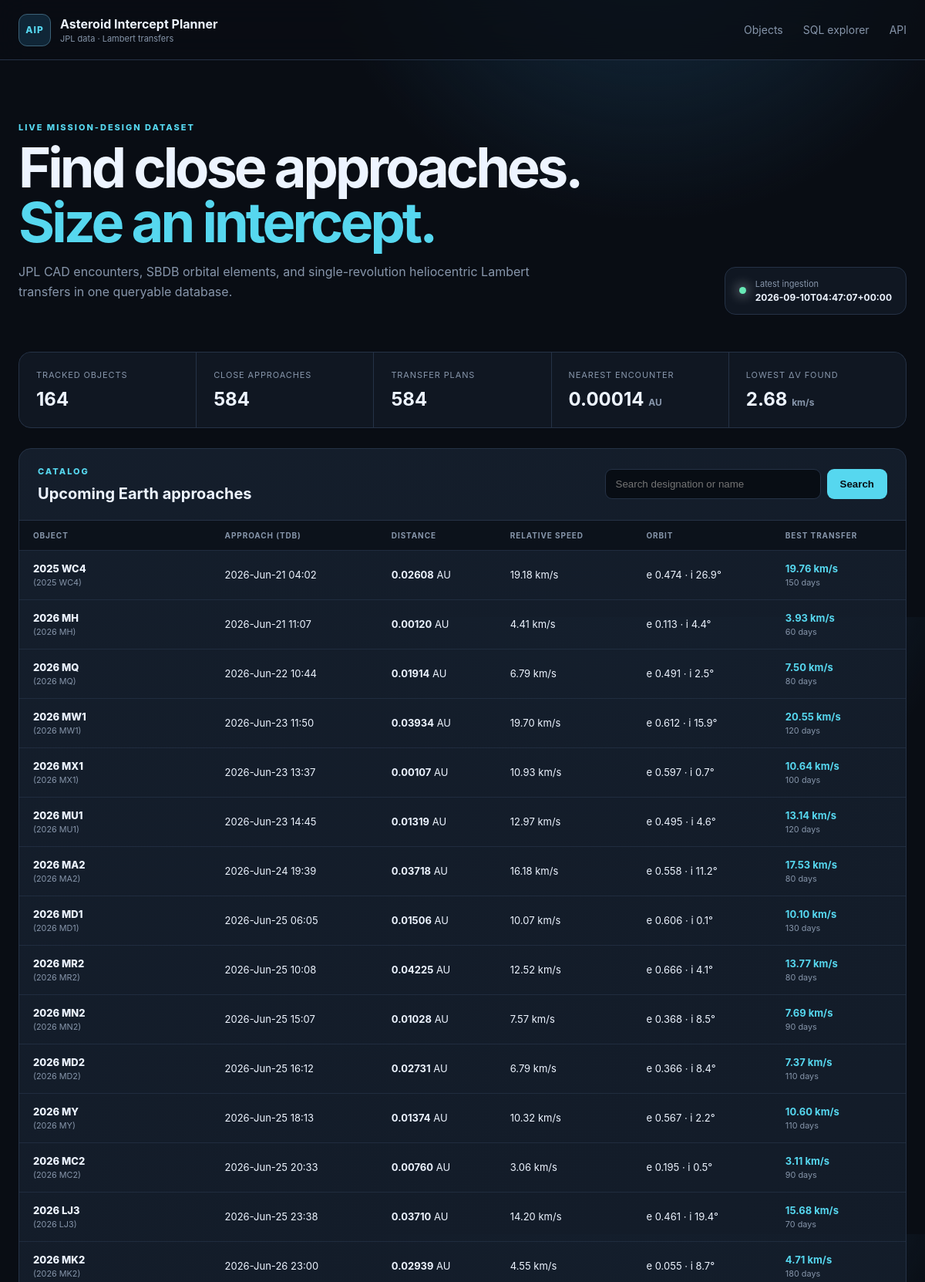
The page / (upper part) on the database its author committed.
### tables this page shows
CREATE TABLE ingestion_runs (
    run_id INTEGER PRIMARY KEY AUTOINCREMENT,
    started_at TEXT NOT NULL,
    finished_at TEXT,
    status TEXT NOT NULL CHECK (status IN ('running', 'success', 'failed')),
    source TEXT NOT NULL,
    query_json TEXT NOT NULL,
    object_count INTEGER NOT NULL DEFAULT 0,
    error_message TEXT
);

CREATE TABLE intercept_plans (
    plan_id INTEGER PRIMARY KEY AUTOINCREMENT,
    approach_id INTEGER NOT NULL REFERENCES close_approaches(approach_id) ON DELETE CASCADE,
    method TEXT NOT NULL,
    departure_jd_tdb REAL NOT NULL,
    arrival_jd_tdb REAL NOT NULL,
    tof_days REAL NOT NULL,
    departure_dv_kms REAL NOT NULL,
    arrival_dv_kms REAL NOT NULL,
    total_dv_kms REAL NOT NULL,
    c3_km2_s2 REAL,
    leo_departure_dv_kms REAL,
    polyline_json TEXT,
    computed_at TEXT NOT NULL, capture_dv_kms REAL, stable_final_orbit INTEGER, capture_json TEXT,
    UNIQUE (approach_id, method)
);

CREATE TABLE asteroids (
    designation TEXT PRIMARY KEY,
    fullname TEXT,
    absolute_magnitude_h REAL,
    diameter_km REAL,
    first_seen_at TEXT NOT NULL,
    updated_at TEXT NOT NULL
);

CREATE TABLE close_approaches (
    approach_id INTEGER PRIMARY KEY AUTOINCREMENT,
    designation TEXT NOT NULL REFERENCES asteroids(designation) ON DELETE CASCADE,
    body TEXT NOT NULL DEFAULT 'Earth',
    close_approach_jd_tdb REAL NOT NULL,
    close_approach_text TEXT,
    distance_au REAL NOT NULL,
    distance_min_au REAL,
    distance_max_au REAL,
    relative_velocity_kms REAL,
    hyperbolic_excess_velocity_kms REAL,
    time_uncertainty TEXT,
    ingested_at TEXT NOT NULL,
    UNIQUE (designation, body, close_approach_jd_tdb)
);

CREATE TABLE orbital_elements (
    designation TEXT PRIMARY KEY REFERENCES asteroids(designation) ON DELETE CASCADE,
    epoch_jd_tdb REAL,
    semi_major_axis_au REAL NOT NULL,
    eccentricity REAL NOT NULL,
    inclination_deg REAL NOT NULL,
    raan_deg REAL NOT NULL,
    arg_periapsis_deg REAL NOT NULL,
    mean_anomaly_deg REAL,
    perihelion_time_jd_tdb REAL,
    perihelion_distance_au REAL,
    aphelion_distance_au REAL,
    orbital_period_days REAL,
    earth_moid_au REAL,
    condition_code TEXT,
    orbit_id TEXT,
    source TEXT NOT NULL,
    updated_at TEXT NOT NULL
);

### app/web.py (the view)
    @application.route("/")
    def index():
        search = request.args.get("q", "").strip()
        sort = request.args.get("sort", "date")
        order = request.args.get("order", "asc")
        return render_template(
            "index.html",
            rows=list_asteroids(search, sort, order, path=settings.database_path),
            stats=dashboard_stats(settings.database_path),
            latest_run=latest_ingestion(settings.database_path),
            search=search,
            sort=sort,
            order=order,
        )

### app/database.py (called while the page is built, shortened)
def _dict_row(cursor: sqlite3.Cursor, row: tuple[Any, ...]) -> dict[str, Any]:
    return {column[0]: row[index] for index, column in enumerate(cursor.description)}

@contextmanager
def connect(path: Path | None = None) -> Iterator[sqlite3.Connection]:
    database_path = Path(path or get_settings().database_path)
    database_path.parent.mkdir(parents=True, exist_ok=True)
    connection = sqlite3.connect(database_path, timeout=30)
    connection.row_factory = _dict_row
    connection.execute("PRAGMA foreign_keys = ON")
    connection.execute("PRAGMA busy_timeout = 30000")
    try:
        yield connection
    finally:
        connection.close()

def initialize_database(path: Path | None = None) -> Path:
    database_path = Path(path or get_settings().database_path)
    schema = Path(__file__).with_name("schema.sql").read_text(encoding="utf-8")
    with connect(database_path) as connection:
        schema_version = int(connection.execute("PRAGMA user_version").fetchone()["user_version"])
        if schema_version < 2:
            connection.executescript(schema)
            connection.commit()
    return database_path

def fetch_all(
    query: str, params: Sequence[Any] = (), path: Path | None = None
) -> list[dict[str, Any]]:
    initialize_database(path)
    with connect(path) as connection:
        return connection.execute(query, params).fetchall()

def fetch_one(
    query: str, params: Sequence[Any] = (), path: Path | None = None
) -> dict[str, Any] | None:
    rows = fetch_all(query, params, path)
    return rows[0] if rows else None

def dashboard_stats(path: Path | None = None) -> dict[str, Any]:
    return (
        fetch_one(
            """
        SELECT
          (SELECT COUNT(*) FROM asteroids) AS asteroid_count,
          (SELECT COUNT(*) FROM close_approaches) AS approach_count,
          (SELECT COUNT(*) FROM intercept_plans) AS plan_count,
          (SELECT MIN(distance_au) FROM close_approaches) AS nearest_distance_au,
          (SELECT MIN(total_dv_kms) FROM intercept_plans) AS lowest_total_dv_kms
        """,
            path=path,
        )
        or {}
    )

def latest_ingestion(path: Path | None = None) -> dict[str, Any] | None:
    return fetch_one("SELECT * FROM ingestion_runs ORDER BY run_id DESC LIMIT 1", path=path)

### app/templates/index.html (shortened to what this page needs)
{% extends "base.html" %}
{% block content %}
<section class="hero">
  <div>
    <p class="eyebrow">LIVE MISSION-DESIGN DATASET</p>
    <h1>Find close approaches.<br><span>Size an intercept.</span></h1>
    <p>JPL CAD encounters, SBDB orbital elements, and single-revolution heliocentric Lambert transfers in one queryable database.</p>
  </div>
  <div class="run-status">
    <span class="status-dot {{ 'ok' if latest_run and latest_run.status == 'success' else '' }}"></span>
    <div><small>Latest ingestion</small><strong>{{ latest_run.finished_at if latest_run else 'No run recorded' }}</strong></div>
  </div>
</section>
<section class="metrics">
  <article><small>Tracked objects</small><strong>{{ stats.asteroid_count or 0 }}</strong></article>
  <article><small>Close approaches</small><strong>{{ stats.approach_count or 0 }}</strong></article>
  <article><small>Transfer plans</small><strong>{{ stats.plan_count or 0 }}</strong></article>
  <article><small>Nearest encounter</small><strong>{{ stats.nearest_distance_au|number(5) }} <em>AU</em></strong></article>
  <article><small>Lowest Δv found</small><strong>{{ stats.lowest_total_dv_kms|number(2) }} <em>km/s</em></strong></article>
</section>
<section class="panel">
  <div class="panel-header">
    <div><p class="eyebrow">CATALOG</p><h2>Upcoming Earth approaches</h2></div>
    <form class="search" method="get">
      <input type="search" name="q" value="{{ search }}" placeholder="Search designation or name">
      <button>Search</button>
    </form>
  </div>
  <div class="table-wrap">
    <table>
      <thead><tr>
        <th>Object</th><th>Approach (TDB)</th><th>Distance</th><th>Relative speed</th>
        <th>Orbit</th><th>Best transfer</th>
      </tr></thead>
      <tbody>
      {% for row in rows %}
        <tr>
          <td><a class="object-link" href="{{ url_for('asteroid_detail', designation=row.designation) }}">{{ row.designation }}</a><small>{{ row.fullname or '' }}</small></td>
          <td>{{ row.close_approach_text or row.close_approach_jd_tdb|number(2) }}</td>
          <td><strong>{{ row.distance_au|number(5) }}</strong> AU</td>
          <td>{{ row.relative_velocity_kms|number(2) }} km/s</td>
          <td>e {{ row.eccentricity|number(3) }} · i {{ row.inclination_deg|number(1) }}°</td>
          <td>{% if row.total_dv_kms is not none %}<strong class="accent">{{ row.total_dv_kms|number(2) }} km/s</strong><small>{{ row.tof_days|number(0) }} days</small>{% else %}<span class="muted">No feasible grid solution</span>{% endif %}</td>
        </tr>
      {% else %}
        <tr><td class="empty" colspan="6">The database is empty. Run <code>python -m app.ingest</code> to populate it.</td></tr>
      {% endfor %}
      </tbody>
    </table>
  </div>
</section>
{% endblock %}

### app/static/style.css (style rules this page uses)
:root { --bg:#090d14;--surface:#101722;--surface-2:#151f2d;--line:#253246;--text:#edf4ff;--muted:#8796ab;--cyan:#56d7ef;--green:#67e8b5;--orange:#ffad66;--max:1440px;font-family:Inter,ui-sans-serif,system-ui,-apple-system,BlinkMacSystemFont,"Segoe UI",sans-serif;color-scheme:dark }
* { box-sizing:border-box }
body { margin:0;background:radial-gradient(circle at 70% -20%,#16334a 0,transparent 35%),var(--bg);color:var(--text);min-height:100vh }
.hero { display:flex;justify-content:space-between;align-items:flex-end;padding:38px 0 48px }
.eyebrow { font-size:11px;letter-spacing:.18em;color:var(--cyan);font-weight:800;margin:0 0 10px }
.hero h1,.detail-hero h1 { font-size:clamp(42px,6vw,82px);line-height:.98;margin:0;letter-spacing:-.055em }
.hero h1 span { color:var(--cyan) }
.hero>div>p:last-child,.detail-hero>p:last-child { color:var(--muted);max-width:680px;line-height:1.65 }
.run-status { display:flex;align-items:center;gap:12px;padding:14px 18px;border:1px solid var(--line);border-radius:14px;background:var(--surface) }
.run-status small,.run-status strong { display:block }
.run-status small { color:var(--muted);font-size:11px }
.run-status strong { font-size:12px;margin-top:3px }
.status-dot { width:9px;height:9px;border-radius:50%;background:var(--orange);box-shadow:0 0 16px currentColor }
.status-dot.ok { background:var(--green) }
.metrics { display:grid;grid-template-columns:repeat(5,1fr);gap:1px;background:var(--line);border:1px solid var(--line);border-radius:16px;overflow:hidden;margin-bottom:26px }
.metrics article { background:var(--surface);padding:22px }
.metrics small { display:block;color:var(--muted);font-size:11px;text-transform:uppercase;letter-spacing:.08em }
.metrics strong { display:block;font-size:24px;margin-top:10px }
.metrics em { font-size:12px;color:var(--muted);font-style:normal }
.panel { border:1px solid var(--line);background:linear-gradient(145deg,rgba(21,31,45,.93),rgba(12,18,28,.93));border-radius:16px;overflow:hidden }
.panel-header { padding:22px 24px;border-bottom:1px solid var(--line);display:flex;align-items:center;justify-content:space-between;gap:24px }
.panel-header h2,.note-card h2,.table-list h2 { margin:0;font-size:20px }
.search { display:flex;gap:8px }
input,textarea { background:#080d14;border:1px solid var(--line);color:var(--text);border-radius:9px;padding:11px 13px }
input { min-width:280px }
button,.button { background:var(--cyan);border:0;color:#071015;border-radius:9px;padding:11px 17px;font-weight:800;cursor:pointer;text-decoration:none;display:inline-block }
.table-wrap { overflow:auto }
table { width:100%;border-collapse:collapse;font-size:13px }
th { text-align:left;color:var(--muted);font-size:10px;text-transform:uppercase;letter-spacing:.09em;padding:13px 18px;background:#0c121b;white-space:nowrap }
td { border-top:1px solid rgba(37,50,70,.75);padding:15px 18px;white-space:nowrap }
td small { display:block;color:var(--muted);margin-top:4px }
.object-link { color:var(--text);font-weight:800;text-decoration:none }
.object-link:hover,.accent { color:var(--cyan) }

### rows shown on the page
ingestion_runs: finished_at "2026-09-10T04:47:07+00:00"
intercept_plans: designation "2025 WC4", fullname "(2025 WC4)", close_approach_text "2026-Jun-21 04:02", distance_au|number "0.02608", relative_velocity_kms|number "19.18", eccentricity|number "0.474", inclination_deg|number "26.9", total_dv_kms|number "19.76", tof_days|number "150"
intercept_plans: designation "2026 MH", fullname "(2026 MH)", close_approach_text "2026-Jun-21 11:07", distance_au|number "0.00120", relative_velocity_kms|number "4.41", eccentricity|number "0.113", inclination_deg|number "4.4", total_dv_kms|number "3.93", tof_days|number "60"
intercept_plans: designation "2026 MQ", fullname "(2026 MQ)", close_approach_text "2026-Jun-22 10:44", distance_au|number "0.01914", relative_velocity_kms|number "6.79", eccentricity|number "0.491", inclination_deg|number "2.5", total_dv_kms|number "7.50", tof_days|number "80"
intercept_plans: designation "2026 MW1", fullname "(2026 MW1)", close_approach_text "2026-Jun-23 11:50", distance_au|number "0.03934", relative_velocity_kms|number "19.70", eccentricity|number "0.612", inclination_deg|number "15.9", total_dv_kms|number "20.55", tof_days|number "120"
intercept_plans: designation "2026 MX1", fullname "(2026 MX1)", close_approach_text "2026-Jun-23 13:37", distance_au|number "0.00107", relative_velocity_kms|number "10.93", eccentricity|number "0.597", inclination_deg|number "0.7", total_dv_kms|number "10.64", tof_days|number "100"
intercept_plans: designation "2026 MU1", fullname "(2026 MU1)", close_approach_text "2026-Jun-23 14:45", distance_au|number "0.01319", relative_velocity_kms|number "12.97", eccentricity|number "0.495", inclination_deg|number "4.6", total_dv_kms|number "13.14", tof_days|number "120"
intercept_plans: designation "2026 MA2", fullname "(2026 MA2)", close_approach_text "2026-Jun-24 19:39", distance_au|number "0.03718", relative_velocity_kms|number "16.18", eccentricity|number "0.558", inclination_deg|number "11.2", total_dv_kms|number "17.53", tof_days|number "80"
intercept_plans: designation "2026 MD1", fullname "(2026 MD1)", close_approach_text "2026-Jun-25 06:05", distance_au|number "0.01506", relative_velocity_kms|number "10.07", eccentricity|number "0.606", inclination_deg|number "0.1", total_dv_kms|number "10.10", tof_days|number "130"
intercept_plans: designation "2026 MR2", fullname "(2026 MR2)", close_approach_text "2026-Jun-25 10:08", distance_au|number "0.04225", relative_velocity_kms|number "12.52", eccentricity|number "0.666", inclination_deg|number "4.1", total_dv_kms|number "13.77", tof_days|number "80"
intercept_plans: designation "2026 MN2", fullname "(2026 MN2)", close_approach_text "2026-Jun-25 15:07", distance_au|number "0.01028", relative_velocity_kms|number "7.57", eccentricity|number "0.368", inclination_deg|number "8.5", total_dv_kms|number "7.69", tof_days|number "90"
intercept_plans: designation "2026 MD2", fullname "(2026 MD2)", close_approach_text "2026-Jun-25 16:12", distance_au|number "0.02731", relative_velocity_kms|number "6.79", eccentricity|number "0.366", inclination_deg|number "8.4", total_dv_kms|number "7.37", tof_days|number "110"
intercept_plans: designation "2026 MY", fullname "(2026 MY)", close_approach_text "2026-Jun-25 18:13", distance_au|number "0.01374", relative_velocity_kms|number "10.32", eccentricity|number "0.567", inclination_deg|number "2.2", total_dv_kms|number "10.60", tof_days|number "110"
intercept_plans: designation "2026 MC2", fullname "(2026 MC2)", close_approach_text "2026-Jun-25 20:33", distance_au|number "0.00760", relative_velocity_kms|number "3.06", eccentricity|number "0.195", inclination_deg|number "0.5", total_dv_kms|number "3.11", tof_days|number "90"
intercept_plans: designation "2026 LJ3", fullname "(2026 LJ3)", close_approach_text "2026-Jun-25 23:38", distance_au|number "0.03710", relative_velocity_kms|number "14.20", eccentricity|number "0.461", inclination_deg|number "19.4", total_dv_kms|number "15.68", tof_days|number "70"
intercept_plans: designation "2026 MK2", fullname "(2026 MK2)", close_approach_text "2026-Jun-26 23:00", distance_au|number "0.02939", relative_velocity_kms|number "4.55", eccentricity|number "0.055", inclination_deg|number "8.7", total_dv_kms|number "4.71", tof_days|number "180"

### other values the page prints
{{ stats.asteroid_count or 0 }} "164"
{{ stats.approach_count or 0 }} "584"
{{ stats.plan_count or 0 }} "584"
{{ stats.nearest_distance_au|number(5) }} "0.00014"
{{ stats.lowest_total_dv_kms|number(2) }} "2.68"
